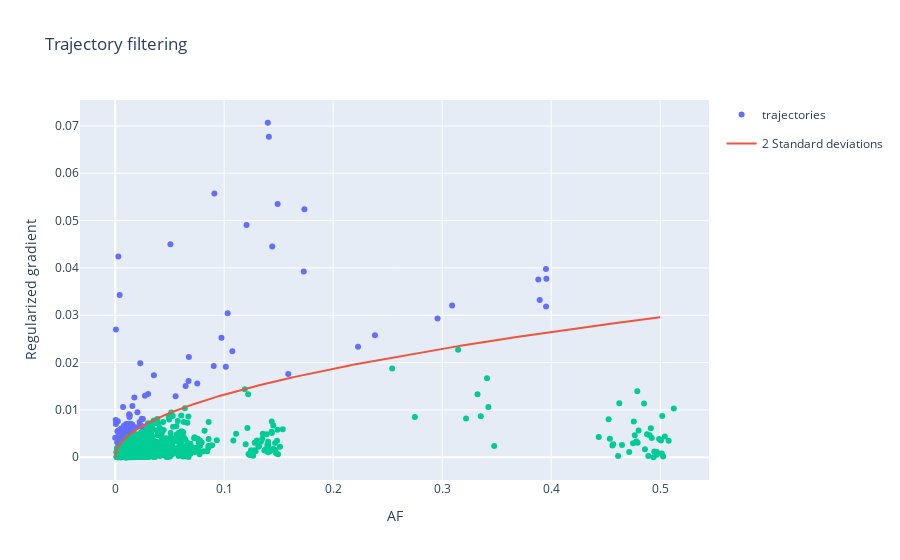

Source (notebook cell):
### Markdown cell above
## Filtering

### Code cell
# Compute the standard deviation of absolute regularized total gradients
x = np.linspace(0,0.5,1000)
std = np.sqrt(slope*x)

fig = go.Figure()
traj = lbc[0].trajectories[0]
fig.add_trace(go.Scatter(x=[traj.data.AF.iloc[0]],
                         y=[np.abs(traj.gradient)],
                         line=dict(color=colors[0]),
                         mode = 'markers',
                         legendgroup="group",
                         name="trajectories"
                         ))
for part in lbc:
    for traj in part.trajectories:
        if traj.data.AF.mean() < 0.5  and \
           len(traj.data)>2 :
            if np.abs(traj.gradient) > 2*np.sqrt(slope*traj.data.AF.iloc[0]):
                # color coding differently trajectories used to fit
                fig.add_trace(go.Scatter(x=[traj.data.AF.iloc[0]],
                              y=[np.abs(traj.gradient)],
                              line=dict(color=colors[0]),
                              legendgroup="group",
                              showlegend=False,
                              hovertemplate = f'Mutation: {traj.mutation}'
                              ))
            else :
                fig.add_trace(go.Scatter(x=[traj.data.AF.iloc[0]],
                              y=[np.abs(traj.gradient)],
                              line=dict(color=colors[2]),
                              legendgroup="group",
                              showlegend=False,
                              hovertemplate = f'Mutation: {traj.mutation}'
                              ))
fig.add_trace(go.Scatter(x=x, y=2*std, name='2 Standard deviations',line=dict(color=colors[1])))
fig.update_layout(title='Trajectory filtering')
fig.update_xaxes(title='AF')
fig.update_yaxes(title='Regularized gradient')
fig.write_image('Results/Figures/Filtering_and_Fitting/Filtering.png',width=1000,height=600)
fig
